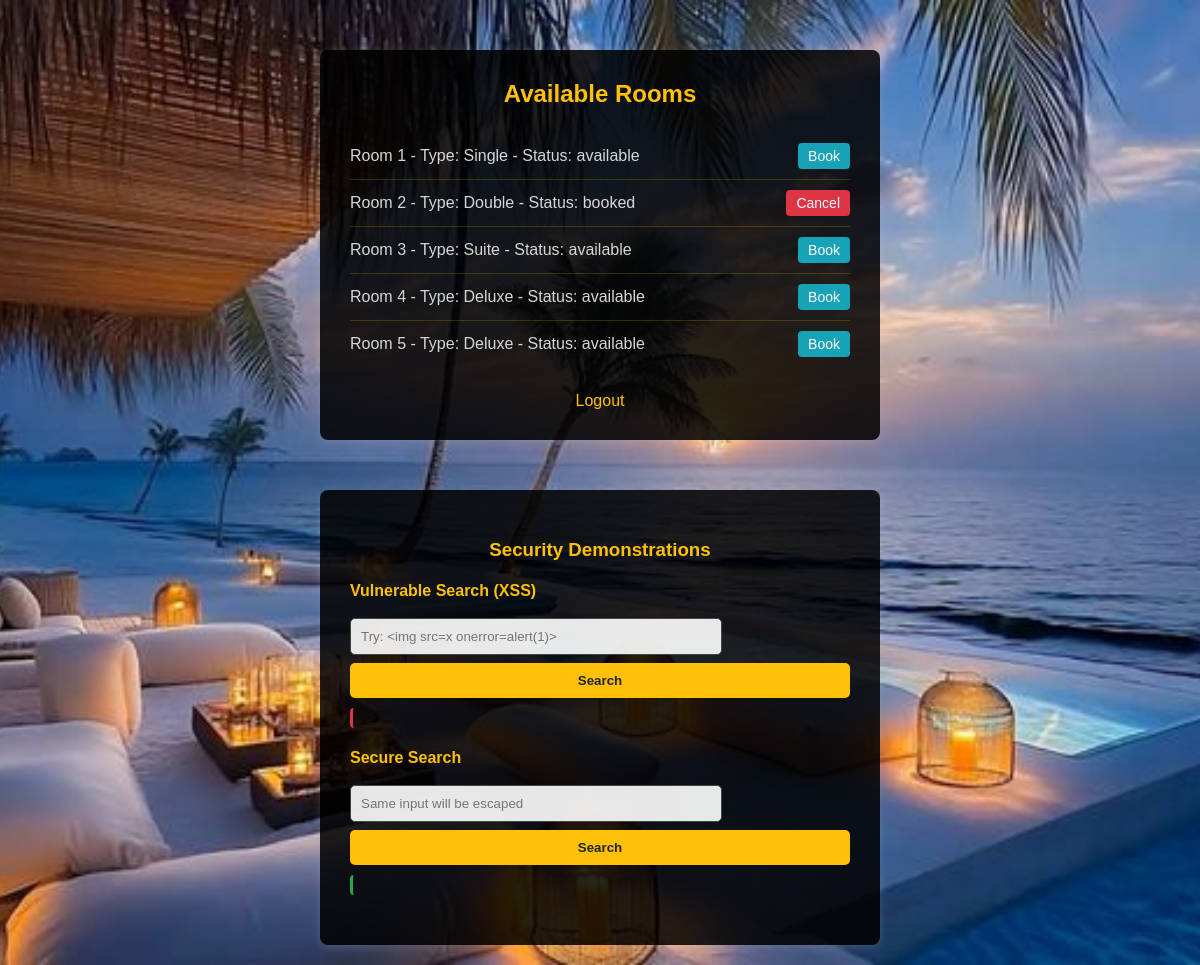
/dashboard (signed in), run on the app's committed database.
### tables this page shows
CREATE TABLE rooms (
        id INTEGER PRIMARY KEY,
        type TEXT,
        status TEXT);

### app.py (the view)
@app.route('/dashboard')
def dashboard():
    if 'user_id' not in session:
        return redirect(url_for('login'))
    con = sqlite3.connect('hotel.db')
    cur = con.cursor()
    cur.execute("SELECT * FROM rooms")
    rooms = cur.fetchall()
    cur.execute("SELECT room_id FROM bookings WHERE user_id=?", (session['user_id'],))
    user_booked = [row[0] for row in cur.fetchall()]
    con.close()
    return render_template('dashboard.html', rooms=rooms, user_booked_room_ids=user_booked)

### templates/dashboard.html (shortened to what this page needs)
<!DOCTYPE html>
<html>
<head>
    <link rel="stylesheet" href="{{ url_for('static', filename='style.css') }}">
</head>
<body>
<div class="container">
    <h2 style="color: #ffc107; text-align: center;">Available Rooms</h2>
    <div class="room-listing">
        {% for room in rooms %}
        <div class="room-item">
            <span>Room {{ room[0] }} - Type: {{ room[1] }} - Status: {{ room[2] }}</span>
            {% if room[2] == 'available' %}
                <form method="GET" action="/book/{{ room[0] }}" style="display:inline;">
                    <button type="submit" class="book-btn">Book</button>
                </form>
            {% elif room[2] == 'booked' and room[0] in user_booked_room_ids %}
                <form method="POST" action="/unbook" style="display:inline;">
                    <button type="submit" class="cancel-btn">Cancel</button>
                </form>
            {% endif %}
        </div>
        {% endfor %}
    </div>
    <div class="nav-links">
        <a href="/logout">Logout</a>
    </div>
</div>
<div class="demo-section">
    <h3 style="color: #ffc107; text-align: center;">Security Demonstrations</h3>
    <div class="search-box">
        <h4>Vulnerable Search (XSS)</h4>
        <form onsubmit="handleInsecureSearch(event)">
            <input type="text" id="insecureQuery" class="search-input"
                   placeholder="Try: &lt;img src=x onerror=alert(1)&gt;">
            <input type="submit" value="Search" class="search-btn">
        </form>
        <div id="insecureResults"></div>
    </div>
    <div class="search-box">
        <h4>Secure Search</h4>
        <form onsubmit="handleSecureSearch(event)">
            <input type="text" id="secureQuery" class="search-input"
                   placeholder="Same input will be escaped">
            <input type="submit" value="Search" class="search-btn">
        </form>
        <div id="secureResults"></div>
    </div>
</div>
</body>
</html>

### static/style.css (style rules this page uses)
.container { max-width: 600px; margin: 50px auto; background: rgba(1, 1, 1, 0.85); padding: 30px; border-radius: 8px; box-shadow: 0 2px 10px rgba(0,0,0,0.3); }
h1, h2 { text-align: center; color: #ffc107; margin-top: 0; }
.room-listing { margin: 25px 0; }
.room-item { display: flex; justify-content: space-between; align-items: center; padding: 12px 0; border-bottom: 1px solid rgba(255, 193, 7, 0.2); }
.room-item:last-child { border-bottom: none; }
.book-btn { background-color: #17a2b8; color: white; border: none; padding: 6px 12px; border-radius: 4px; font-size: 14px; cursor: pointer; transition: background 0.3s; margin-left: 15px; }
form { display: flex; flex-direction: column; }
input[type="text"] { margin: 8px 0; padding: 10px; border-radius: 5px; border: 1px solid #444; background: rgba(255, 255, 255, 0.9); color: #333; }
input[type="submit"] { background-color: #ffc107; color: #222; border: none; padding: 10px; border-radius: 5px; cursor: pointer; font-weight: bold; transition: background 0.3s; }

### data on the page
rooms: id "1", type "Single", status "available"
rooms: id "2", type "Double", status "booked"
rooms: id "3", type "Suite", status "available"
rooms: id "4", type "Deluxe", status "available"
rooms: id "5", type "Deluxe", status "available"
